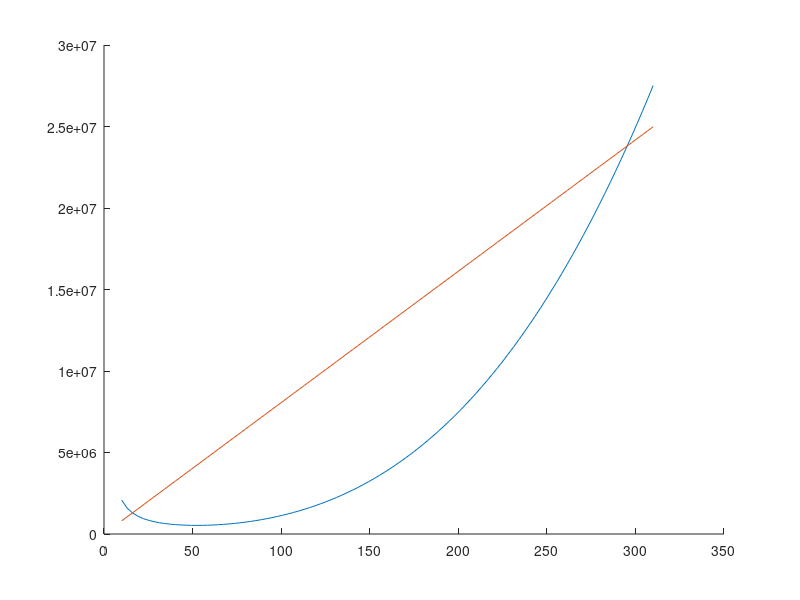

Source code (MATLAB): (Note: this script raises an error after producing the figure.)
%By:        Shane Billingsley
%Class:     ASEN 2804 Vehicle Design Lab
%Date:      Spring 2023

% velocity
V = linspace(10,310,100);
% fixed constants
S = 47; AR = 6.5; eo = 0.87; W=103047; C_d0=0.032; T_A=2*40298;
rho_sl=1.225; rho_5km=0.73643; k=1/(pi*eo*AR); T_A5km=T_A*(rho_5km/rho_sl);
% densities
q_sl = 0.5*rho_sl*V.^2; q_5km=0.5*rho_5km*V.^2;
%power @ sea level
P_Asl = T_A*V; P_A5km = T_A5km*V;
T_Rsl = (q_sl*S*C_d0) + ((k*W^2)./(q_sl*S));
%power @ 5 km
T_R5km = (q_5km*S*C_d0) + ((k*W^2)./(q_5km*S));
P_Rsl=T_Rsl.*V; P_R5km=T_R5km.*V;

%calculate maximum excess power
[EP_sl, EP_sl_I] = max(P_Asl-P_Rsl);
[EP_5km, EP_5km_I] = max(P_A5km-P_R5km);
%output max excess power figures
fprintf("Max Excess Power at Sea Level is %8.0f watts \n",EP_sl);
fprintf("Max Excess Power at 5 km is %8.0f watts \n",EP_5km);

% plot sea level
figure (1); hold on;
plot(V,P_Rsl);
plot(V,P_Asl);
xline(V(EP_sl_I));
title("Power Required vs. Power Available at Sea Level");
xlabel("Velocity (m/s)");
ylabel("Power (watts)");
legend("Power Required","Power Available","Max Excess Power");
hold off;

% plot 5 km
figure (2); hold on;
plot(V,P_R5km);
plot(V,P_A5km);
xline(V(EP_5km_I));
title("Power Required vs. Power Available at 5 km Altitude");
xlabel("Velocity (m/s)");
ylabel("Power (watts)");
legend("Power Required","Power Available","Max Excess Power");
hold off;


